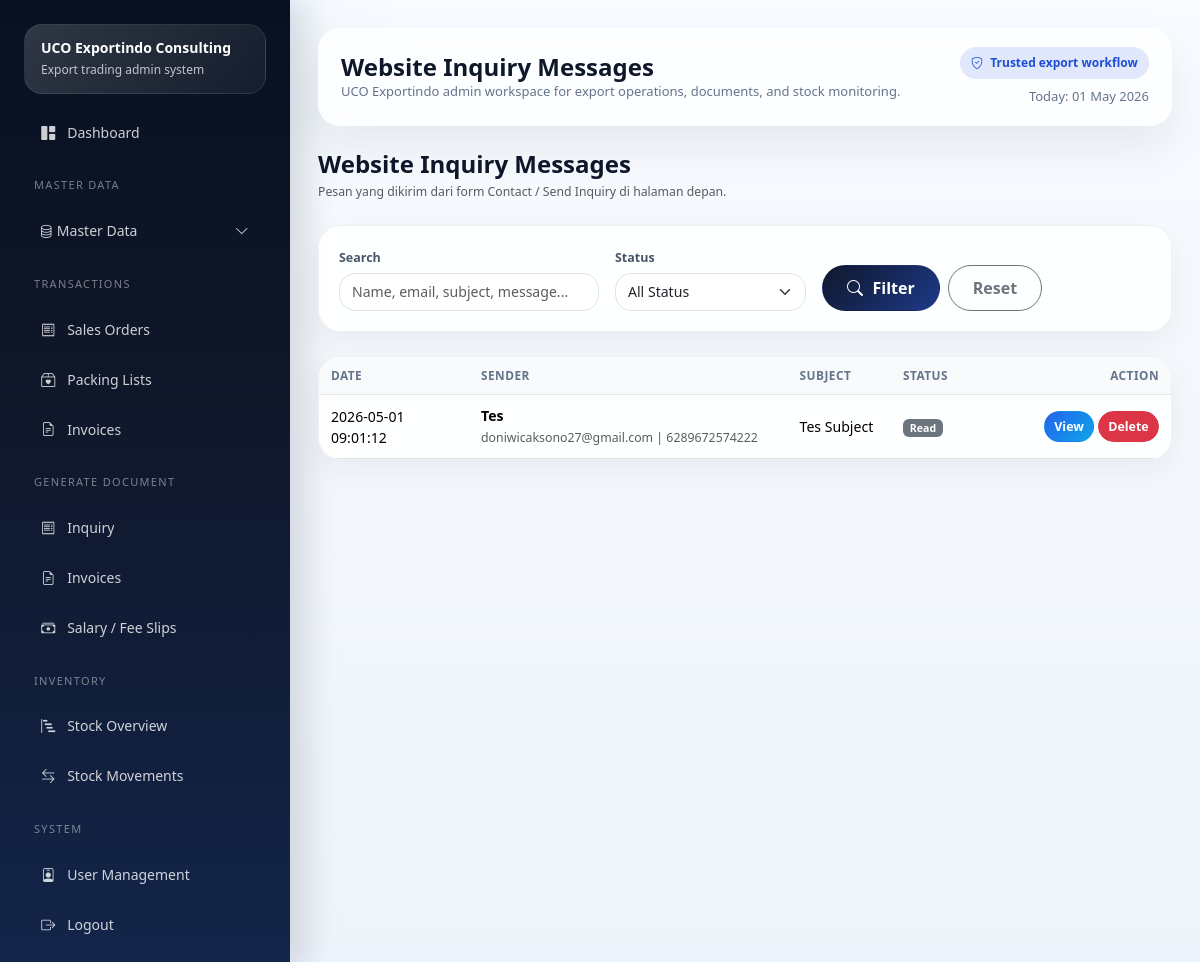
/index.php/contact_messages (signed in), run on the app's committed database.
### tables this page shows
CREATE TABLE IF NOT EXISTS `inquiry_messages` (
  `id` int NOT NULL AUTO_INCREMENT,
  `full_name` varchar(150) NOT NULL,
  `email` varchar(150) NOT NULL,
  `phone` varchar(50) DEFAULT NULL,
  `subject` varchar(200) NOT NULL,
  `message` text NOT NULL,
  `status` varchar(20) DEFAULT 'new',
  `created_at` datetime DEFAULT NULL,
  `updated_at` datetime DEFAULT NULL,
  PRIMARY KEY (`id`)
);

### application/core/MY_Controller.php (called while the page is built, shortened)
<?php
class MY_Controller extends CI_Controller
{
    protected $user;
    public function __construct()
    {
        $this->user = $this->session->userdata('user');
    }
    protected function render($view, $data = [], $layout = 'admin')
    {
        $data['current_user'] = $this->user;
        $this->load->view('templates/admin_header', $data);
        $this->load->view($view, $data);
        $this->load->view('templates/admin_footer', $data);
    }
}

### application/controllers/Contact_messages.php (called while the page is built, shortened)
<?php
class Contact_messages extends MY_Controller
{
    public function index()
    {
        $data['page_title'] = 'Website Inquiry Messages';
        $data['filter_status'] = $this->input->get('status', true);
        $data['keyword'] = $this->input->get('q', true);
        $data['rows'] = $this->inq_msg->rows($data['filter_status'], $data['keyword']);
        $this->render('admin/contact_messages/index', $data);
    }
}

### index.php (called while the page is built, shortened)
<?php
require BASEPATH . 'core/CodeIgniter.php';

### application/models/Inquiry_message_model.php (called while the page is built, shortened)
<?php
class Inquiry_message_model extends CI_Model
{
    protected $table = 'inquiry_messages';
    public function rows($status = null, $keyword = null)
    {
        $this->db->order_by('created_at', 'DESC');
        return $this->db->get($this->table)->result_array();
    }
}

### application/views/admin/contact_messages/index.php (the view, shortened to what this page needs)
<?php
if (!function_exists('e_inq')) {
    function e_inq($str)
    {
        return htmlspecialchars((string)$str, ENT_QUOTES, 'UTF-8');
    }
}
?>
<div class="d-flex flex-wrap justify-content-between align-items-center gap-3 mb-4">
    <div>
        <h4 class="fw-bold mb-1">Website Inquiry Messages</h4>
        <div class="text-muted small">Pesan yang dikirim dari form Contact / Send Inquiry di halaman depan.</div>
    </div>
</div>
<div class="card border-0 shadow-sm rounded-4 mb-4">
    <div class="card-body">
        <form method="get" class="row g-3 align-items-end">
            <div class="col-md-4">
                <label class="form-label fw-semibold">Search</label>
                <input type="text" name="q" value="<?= e_inq($keyword ?? ''); ?>" class="form-control rounded-4" placeholder="Name, email, subject, message...">
            </div>
            <div class="col-md-3">
                <label class="form-label fw-semibold">Status</label>
                <select name="status" class="form-select rounded-4">
                    <option value="">All Status</option>
                </select>
            </div>
            <div class="col-md-5 d-flex gap-2">
                <button class="btn btn-dark rounded-pill px-4" type="submit"><i class="bi bi-search me-1"></i> Filter</button>
                <a href="<?= site_url('contact_messages'); ?>" class="btn btn-outline-secondary rounded-pill px-4">Reset</a>
            </div>
        </form>
    </div>
</div>
<div class="card border-0 shadow-sm rounded-4">
    <div class="table-responsive">
        <table class="table table-hover align-middle mb-0">
            <thead class="table-light">
                <tr>
                    <th style="width:150px;">Date</th>
                    <th>Sender</th>
                    <th>Subject</th>
                    <th style="width:110px;">Status</th>
                    <th style="width:170px;" class="text-end">Action</th>
                </tr>
            </thead>
            <tbody>
                <?php if (!empty($rows)): ?>
                    <?php foreach ($rows as $row): ?>
                        <tr>
                            <td><?= e_inq($row['created_at'] ?? '-'); ?></td>
                            <td>
                                <strong><?= e_inq($row['full_name'] ?? '-'); ?></strong><br>
                                <small class="text-muted">
                                    <?= e_inq($row['email'] ?? '-'); ?>
                                    <?php if (!empty($row['phone'])): ?>
                                        | <?= e_inq($row['phone']); ?>
                                    <?php endif; ?>
                                </small>
                            </td>
                            <td><?= e_inq($row['subject'] ?? '-'); ?></td>
                            <td>
                                <span class="badge bg-<?= ($row['status'] ?? '') === 'new' ? 'danger' : 'secondary'; ?>">
                                    <?= ucfirst($row['status'] ?? 'new'); ?>
                                </span>
                            </td>
                            <td class="text-end">
                                <a href="<?= site_url('contact_messages/view/' . $row['id']); ?>"
                                    class="btn btn-sm btn-primary rounded-pill">
                                    View
                                </a>
                                <a href="<?= site_url('contact_messages/delete/' . $row['id']); ?>"
                                    class="btn btn-sm btn-danger rounded-pill"
                                    onclick="return confirm('Yakin mau hapus inquiry ini?');">
                                    Delete
                                </a>
                            </td>
                        </tr>
                    <?php endforeach; ?>
                <?php else: ?>
                    <tr>
                        <td colspan="5" class="text-center text-muted py-4">No data found</td>
                    </tr>
                <?php endif; ?>
            </tbody>
        </table>
    </div>
</div>

### assets/css2/app.css (style rules this page uses)
:root { --uco-navy: #0f172a; --uco-navy-2: #111c44; --uco-blue: #1d4ed8; --uco-cyan: #0ea5e9; --uco-green: #10b981; --uco-warning: #f59e0b; --uco-danger: #ef4444; --uco-light: #f8fafc; --uco-line: #e2e8f0; --uco-text: #0f172a; --uco-muted: #64748b; --uco-card: #ffffff; --uco-shadow: 0 20px 45px rgba(15, 23, 42, .08); }
html, body { height: 100%; }
body { font-size: 14px; color: var(--uco-text); background: radial-gradient(circle at top left, rgba(14, 165, 233, .08), transparent 26%), linear-gradient(180deg, #f8fbff 0%, #eef4fb 100%); }
a { text-decoration: none; }
.glass-card, .card, .login-card, .public-soft-card { border: 1px solid rgba(15, 23, 42, .06) !important; border-radius: 22px !important; box-shadow: var(--uco-shadow) !important; }
.card, .glass-card { background: rgba(255,255,255,.9); overflow: hidden; }
.card .card-body { padding: 20px; }
.table-responsive { border-radius: 18px; }
.table thead th { background: #f8fafc; color: #334155; font-size: 12px; text-transform: uppercase; letter-spacing: .03em; border-bottom: 1px solid var(--uco-line); }
.form-control, .form-select { min-height: 44px; border-radius: 14px; border-color: #dbe4f0; box-shadow: none !important; }
.form-label { font-weight: 600; color: #334155; margin-bottom: .45rem; }
.btn { border-radius: 14px; padding: .62rem 1rem; font-weight: 600; }
.btn-dark { background: linear-gradient(135deg, #0f172a, #1e3a8a); border-color: transparent; }
.btn-primary { background: linear-gradient(135deg, #2563eb, #0ea5e9); border-color: transparent; }

### application/views/templates/admin_header.php (style rules this page uses)
html { overflow-y: scroll; }
body { overflow-x: hidden; }
.card { border: 1px solid rgba(15, 23, 42, .08); border-radius: 18px; }
.card.shadow-sm { box-shadow: 0 10px 30px rgba(15, 23, 42, .055) !important; }
.card-body { padding: 1.1rem; }
.form-label { margin-bottom: .32rem; font-size: .78rem; font-weight: 700; color: #475569; }
.form-control, .form-select { min-height: 38px; border-radius: 11px; border-color: #dbe3ef; font-size: .88rem; }
.btn { border-radius: 11px; font-weight: 700; display: inline-flex; align-items: center; justify-content: center; gap: .35rem; }
.btn-sm { min-height: 31px; padding: .28rem .58rem; border-radius: 10px; font-size: .78rem; line-height: 1.1; white-space: nowrap; }
.table-responsive { overflow-x: auto; }
.table { --bs-table-bg: transparent; font-size: .88rem; }
.table > :not(caption) > * > * { padding: .62rem .75rem; vertical-align: middle; }
.table thead th { font-size: .74rem; text-transform: uppercase; letter-spacing: .04em; color: #64748b; background: #f8fafc; border-bottom: 1px solid #e2e8f0; white-space: nowrap; }

### data on the page
inquiry_messages: created_at "2026-05-01 09:01:12", full_name "Tes", email "doniwicaksono27@gmail.com", phone "6289672574222", subject "Tes Subject", status "Read"

### other printed values
$page_title "Website Inquiry Messages"
